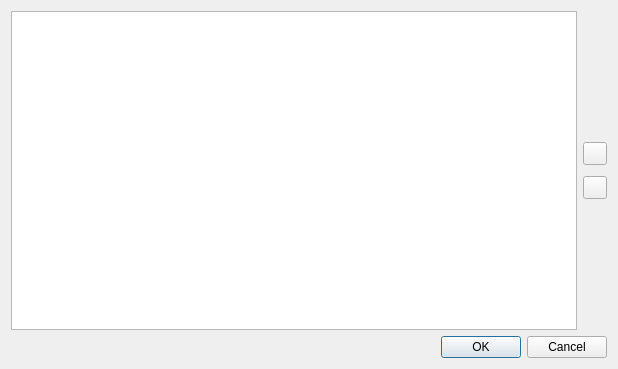
<?xml version="1.0" encoding="UTF-8"?>
<ui version="4.0">
    <class>CookiesDialog</class>
    <widget class="QDialog" name="CookiesDialog">
        <property name="geometry">
            <rect>
                <x>0</x>
                <y>0</y>
                <width>618</width>
                <height>369</height>
            </rect>
        </property>
        <property name="windowTitle">
            <string>Manage Cookies</string>
        </property>
        <layout class="QVBoxLayout" name="verticalLayout_2">
            <item>
                <layout class="QHBoxLayout" name="horizontalLayout">
                    <item>
                        <widget class="QTreeView" name="treeView">
                            <property name="editTriggers">
                                <set>QAbstractItemView::AllEditTriggers</set>
                            </property>
                            <property name="alternatingRowColors">
                                <bool>true</bool>
                            </property>
                            <property name="selectionMode">
                                <enum>QAbstractItemView::ExtendedSelection</enum>
                            </property>
                        </widget>
                    </item>
                    <item>
                        <layout class="QVBoxLayout" name="verticalLayout">
                            <item>
                                <spacer name="verticalSpacer_2">
                                    <property name="orientation">
                                        <enum>Qt::Vertical</enum>
                                    </property>
                                    <property name="sizeHint" stdset="0">
                                        <size>
                                            <width>20</width>
                                            <height>40</height>
                                        </size>
                                    </property>
                                </spacer>
                            </item>
                            <item>
                                <widget class="QToolButton" name="buttonAdd"/>
                            </item>
                            <item>
                                <spacer name="verticalSpacer">
                                    <property name="orientation">
                                        <enum>Qt::Vertical</enum>
                                    </property>
                                    <property name="sizeType">
                                        <enum>QSizePolicy::Fixed</enum>
                                    </property>
                                    <property name="sizeHint" stdset="0">
                                        <size>
                                            <width>20</width>
                                            <height>5</height>
                                        </size>
                                    </property>
                                </spacer>
                            </item>
                            <item>
                                <widget class="QToolButton" name="buttonDelete"/>
                            </item>
                            <item>
                                <spacer name="verticalSpacer_3">
                                    <property name="orientation">
                                        <enum>Qt::Vertical</enum>
                                    </property>
                                    <property name="sizeHint" stdset="0">
                                        <size>
                                            <width>20</width>
                                            <height>40</height>
                                        </size>
                                    </property>
                                </spacer>
                            </item>
                        </layout>
                    </item>
                </layout>
            </item>
            <item>
                <widget class="QDialogButtonBox" name="buttonBox">
                    <property name="orientation">
                        <enum>Qt::Horizontal</enum>
                    </property>
                    <property name="standardButtons">
                        <set>QDialogButtonBox::Cancel|QDialogButtonBox::Ok</set>
                    </property>
                </widget>
            </item>
        </layout>
    </widget>
    <resources/>
    <connections/>
</ui>
